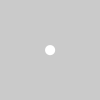
Frame 1 (no input)
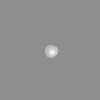
Frame 60 (the mouse pressed at the canvas centre just before this capture)
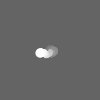
Frame 120 (the mouse held since frame 60 and released just before this capture)

The Processing sketch that drew these frames (run headless with seeded random() and noise(); from frame 60 on, the mouse is pressed at the canvas centre):

// Processing sketch: remanence_test
// ── remanence_test.pde
MDisk m_disk;
color bg = color(127);

class MDisk{
 PVector pos =new PVector(50,50);
 float rad = 10; 
 
  MDisk(){
    
  }
  
  void move(){
    pos.add(new PVector((noise(frameCount/10,0,0)-0.5),
                      (noise(0,frameCount/10,0)-0.5)));
    rad += (noise(0,0,frameCount/10)-0.5);
  }
}

void setup(){
  m_disk = new MDisk();
  noStroke();
}

void draw(){
  loadPixels();
  for (int i=0; i< width*height; i++){
    int r = (((bg >> 16) & 0xFF)/100 + ((pixels[i] >> 16) & 0xFF));
    int g = (((bg >> 8) & 0xFF)/100 + ((pixels[i] >> 8) & 0xFF));
    int b = ((bg & 0xFF)/100 + (pixels[i] & 0xFF));
    pixels[i] = color(r/1.01,g/1.01,b/1.01);
  }
  updatePixels();
  
  m_disk.move();
  ellipse(m_disk.pos.x,m_disk.pos.y,m_disk.rad,m_disk.rad);
  
}
